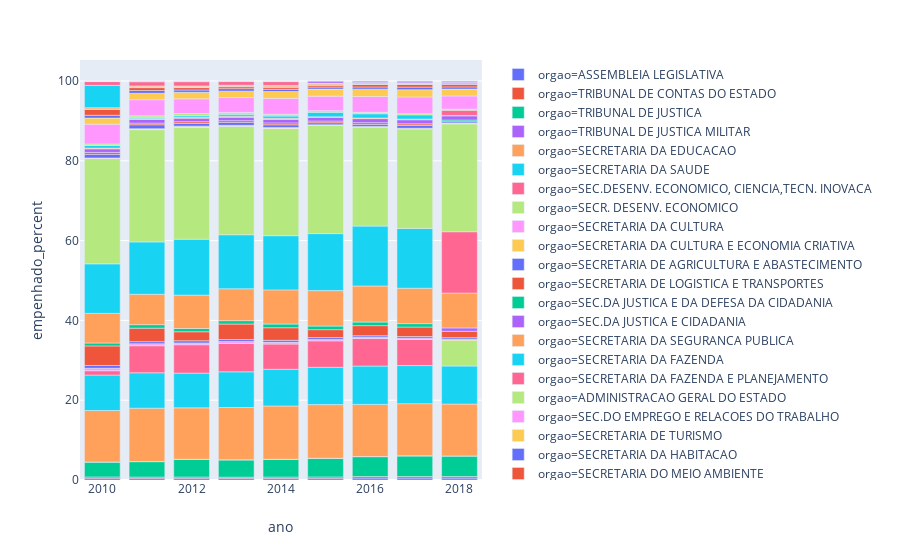

The code cell stored with this chart in its notebook:
### Code cell
fig = px.bar(orgaos, x="ano", y="empenhado_percent", color="orgao")
fig.show()

### Figure 1 — Plotly figure (JSON) as saved in the notebook; plotly's stock layout.template omitted (floating-point values rounded to 4 significant figures)
{"data": [{"alignmentgroup": "True", "hoverlabel": {"namelength": 0}, "hovertemplate": "orgao=ASSEMBLEIA LEGISLATIVA<br>ano=%{x}<br>empenhado_percent=%{y}", "legendgroup": "orgao=ASSEMBLEIA LEGISLATIVA", "marker": {"color": "#636efa"}, "name": "orgao=ASSEMBLEIA LEGISLATIVA", "offsetgroup": "orgao=ASSEMBLEIA LEGISLATIVA", "orientation": "v", "showlegend": true, "textposition": "auto", "type": "bar", "visible": true, "x": ["2010", "2011", "2012", "2013", "2014", "2015", "2016", "2017", "2018"], "xaxis": "x", "y": [0.449, 0.431, 0.4392, 0.414, 0.4169, 0.4396, 0.491, 0.4838, 0.4794], "yaxis": "y"}, {"alignmentgroup": "True", "hoverlabel": {"namelength": 0}, "hovertemplate": "orgao=TRIBUNAL DE CONTAS DO ESTADO<br>ano=%{x}<br>empenhado_percent=%{y}", "legendgroup": "orgao=TRIBUNAL DE CONTAS DO ESTADO", "marker": {"color": "#EF553B"}, "name": "orgao=TRIBUNAL DE CONTAS DO ESTADO", "offsetgroup": "orgao=TRIBUNAL DE CONTAS DO ESTADO", "orientation": "v", "showlegend": true, "textposition": "auto", "type": "bar", "visible": true, "x": ["2010", "2011", "2012", "2013", "2014", "2015", "2016", "2017", "2018"], "xaxis": "x", "y": [0.3204, 0.3104, 0.3043, 0.2964, 0.323, 0.3358, 0.3888, 0.3791, 0.3848], "yaxis": "y"}, {"alignmentgroup": "True", "hoverlabel": {"namelength": 0}, "hovertemplate": "orgao=TRIBUNAL DE JUSTICA<br>ano=%{x}<br>empenhado_percent=%{y}", "legendgroup": "orgao=TRIBUNAL DE JUSTICA", "marker": {"color": "#00cc96"}, "name": "orgao=TRIBUNAL DE JUSTICA", "offsetgroup": "orgao=TRIBUNAL DE JUSTICA", "orientation": "v", "showlegend": true, "textposition": "auto", "type": "bar", "visible": true, "x": ["2010", "2011", "2012", "2013", "2014", "2015", "2016", "2017", "2018"], "xaxis": "x", "y": [3.718, 3.86, 4.429, 4.336, 4.439, 4.655, 4.968, 5.18, 5.144], "yaxis": "y"}, {"alignmentgroup": "True", "hoverlabel": {"namelength": 0}, "hovertemplate": "orgao=TRIBUNAL DE JUSTICA MILITAR<br>ano=%{x}<br>empenhado_percent=%{y}", "legendgroup": "orgao=TRIBUNAL DE JUSTICA MILITAR", "marker": {"color": "#ab63fa"}, "name": "orgao=TRIBUNAL DE JUSTICA MILITAR", "offsetgroup": "orgao=TRIBUNAL DE JUSTICA MILITAR", "orientation": "v", "showlegend": true, "textposition": "auto", "type": "bar", "visible": true, "x": ["2010", "2011", "2012", "2013", "2014", "2015", "2016", "2017", "2018"], "xaxis": "x", "y": [0.02571, 0.02476, 0.02604, 0.02635, 0.02433, 0.02609, 0.02687, 0.02774, 0.02778], "yaxis": "y"}, {"alignmentgroup": "True", "hoverlabel": {"namelength": 0}, "hovertemplate": "orgao=SECRETARIA DA EDUCACAO<br>ano=%{x}<br>empenhado_percent=%{y}", "legendgroup": "orgao=SECRETARIA DA EDUCACAO", "marker": {"color": "#FFA15A"}, "name": "orgao=SECRETARIA DA EDUCACAO", "offsetgroup": "orgao=SECRETARIA DA EDUCACAO", "orientation": "v", "showlegend": true, "textposition": "auto", "type": "bar", "visible": true, "x": ["2010", "2011", "2012", "2013", "2014", "2015", "2016", "2017", "2018"], "xaxis": "x", "y": [12.91, 13.37, 12.88, 13.1, 13.34, 13.44, 13.07, 13.05, 13.0], "yaxis": "y"}, {"alignmentgroup": "True", "hoverlabel": {"namelength": 0}, "hovertemplate": "orgao=SECRETARIA DA SAUDE<br>ano=%{x}<br>empenhado_percent=%{y}", "legendgroup": "orgao=SECRETARIA DA SAUDE", "marker": {"color": "#19d3f3"}, "name": "orgao=SECRETARIA DA SAUDE", "offsetgroup": "orgao=SECRETARIA DA SAUDE", "orientation": "v", "showlegend": true, "textposition": "auto", "type": "bar", "visible": true, "x": ["2010", "2011", "2012", "2013", "2014", "2015", "2016", "2017", "2018"], "xaxis": "x", "y": [8.883, 8.873, 8.703, 8.942, 9.206, 9.352, 9.611, 9.553, 9.536], "yaxis": "y"}, {"alignmentgroup": "True", "hoverlabel": {"namelength": 0}, "hovertemplate": "orgao=SEC.DESENV. ECONOMICO, CIENCIA,TECN. INOVACA<br>ano=%{x}<br>empenhado_percent=%{y}", "legendgroup": "orgao=SEC.DESENV. ECONOMICO, CIENCIA,TECN. INOVACA", "marker": {"color": "#FF6692"}, "name": "orgao=SEC.DESENV. ECONOMICO, CIENCIA,TECN. INOVACA", "offsetgroup": "orgao=SEC.DESENV. ECONOMICO, CIENCIA,TECN. INOVACA", "orientation": "v", "showlegend": true, "textposition": "auto", "type": "bar", "visible": true, "x": ["2010", "2011", "2012", "2013", "2014", "2015", "2016", "2017"], "xaxis": "x", "y": [1.081, 6.784, 7.112, 7.116, 6.322, 6.627, 6.894, 6.55], "yaxis": "y"}, {"alignmentgroup": "True", "hoverlabel": {"namelength": 0}, "hovertemplate": "orgao=SECR. DESENV. ECONOMICO<br>ano=%{x}<br>empenhado_percent=%{y}", "legendgroup": "orgao=SECR. DESENV. ECONOMICO", "marker": {"color": "#B6E880"}, "name": "orgao=SECR. DESENV. ECONOMICO", "offsetgroup": "orgao=SECR. DESENV. ECONOMICO", "orientation": "v", "showlegend": true, "textposition": "auto", "type": "bar", "visible": true, "x": ["2018"], "xaxis": "x", "y": [6.406], "yaxis": "y"}, {"alignmentgroup": "True", "hoverlabel": {"namelength": 0}, "hovertemplate": "orgao=SECRETARIA DA CULTURA<br>ano=%{x}<br>empenhado_percent=%{y}", "legendgroup": "orgao=SECRETARIA DA CULTURA", "marker": {"color": "#FF97FF"}, "name": "orgao=SECRETARIA DA CULTURA", "offsetgroup": "orgao=SECRETARIA DA CULTURA", "orientation": "v", "showlegend": true, "textposition": "auto", "type": "bar", "visible": true, "x": ["2010", "2011", "2012", "2013", "2014", "2015", "2016", "2017"], "xaxis": "x", "y": [0.6286, 0.4938, 0.4503, 0.4606, 0.4352, 0.3482, 0.3163, 0.3175], "yaxis": "y"}, {"alignmentgroup": "True", "hoverlabel": {"namelength": 0}, "hovertemplate": "orgao=SECRETARIA DA CULTURA E ECONOMIA CRIATIVA<br>ano=%{x}<br>empenhado_percent=%{y}", "legendgroup": "orgao=SECRETARIA DA CULTURA E ECONOMIA CRIATIVA", "marker": {"color": "#FECB52"}, "name": "orgao=SECRETARIA DA CULTURA E ECONOMIA CRIATIVA", "offsetgroup": "orgao=SECRETARIA DA CULTURA E ECONOMIA CRIATIVA", "orientation": "v", "showlegend": true, "textposition": "auto", "type": "bar", "visible": true, "x": ["2018"], "xaxis": "x", "y": [0.3266], "yaxis": "y"}, {"alignmentgroup": "True", "hoverlabel": {"namelength": 0}, "hovertemplate": "orgao=SECRETARIA DE AGRICULTURA E ABASTECIMENTO<br>ano=%{x}<br>empenhado_percent=%{y}", "legendgroup": "orgao=SECRETARIA DE AGRICULTURA E ABASTECIMENTO", "marker": {"color": "#636efa"}, "name": "orgao=SECRETARIA DE AGRICULTURA E ABASTECIMENTO", "offsetgroup": "orgao=SECRETARIA DE AGRICULTURA E ABASTECIMENTO", "orientation": "v", "showlegend": true, "textposition": "auto", "type": "bar", "visible": true, "x": ["2010", "2011", "2012", "2013", "2014", "2015", "2016", "2017", "2018"], "xaxis": "x", "y": [0.6916, 0.5214, 0.5455, 0.5032, 0.5003, 0.4674, 0.3895, 0.4047, 0.3766], "yaxis": "y"}, {"alignmentgroup": "True", "hoverlabel": {"namelength": 0}, "hovertemplate": "orgao=SECRETARIA DE LOGISTICA E TRANSPORTES<br>ano=%{x}<br>empenhado_percent=%{y}", "legendgroup": "orgao=SECRETARIA DE LOGISTICA E TRANSPORTES", "marker": {"color": "#EF553B"}, "name": "orgao=SECRETARIA DE LOGISTICA E TRANSPORTES", "offsetgroup": "orgao=SECRETARIA DE LOGISTICA E TRANSPORTES", "orientation": "v", "showlegend": true, "textposition": "auto", "type": "bar", "visible": true, "x": ["2010", "2011", "2012", "2013", "2014", "2015", "2016", "2017", "2018"], "xaxis": "x", "y": [4.904, 3.386, 2.264, 3.892, 3.155, 1.983, 2.526, 2.38, 1.597], "yaxis": "y"}, {"alignmentgroup": "True", "hoverlabel": {"namelength": 0}, "hovertemplate": "orgao=SEC.DA JUSTICA E DA DEFESA DA CIDADANIA<br>ano=%{x}<br>empenhado_percent=%{y}", "legendgroup": "orgao=SEC.DA JUSTICA E DA DEFESA DA CIDADANIA", "marker": {"color": "#00cc96"}, "name": "orgao=SEC.DA JUSTICA E DA DEFESA DA CIDADANIA", "offsetgroup": "orgao=SEC.DA JUSTICA E DA DEFESA DA CIDADANIA", "orientation": "v", "showlegend": true, "textposition": "auto", "type": "bar", "visible": true, "x": ["2010", "2011", "2012", "2013", "2014", "2015", "2016", "2017"], "xaxis": "x", "y": [0.727, 0.8709, 0.8079, 0.85, 0.9224, 0.904, 0.9054, 0.8601], "yaxis": "y"}, {"alignmentgroup": "True", "hoverlabel": {"namelength": 0}, "hovertemplate": "orgao=SEC.DA JUSTICA E CIDADANIA<br>ano=%{x}<br>empenhado_percent=%{y}", "legendgroup": "orgao=SEC.DA JUSTICA E CIDADANIA", "marker": {"color": "#ab63fa"}, "name": "orgao=SEC.DA JUSTICA E CIDADANIA", "offsetgroup": "orgao=SEC.DA JUSTICA E CIDADANIA", "orientation": "v", "showlegend": true, "textposition": "auto", "type": "bar", "visible": true, "x": ["2018"], "xaxis": "x", "y": [0.8375], "yaxis": "y"}, {"alignmentgroup": "True", "hoverlabel": {"namelength": 0}, "hovertemplate": "orgao=SECRETARIA DA SEGURANCA PUBLICA<br>ano=%{x}<br>empenhado_percent=%{y}", "legendgroup": "orgao=SECRETARIA DA SEGURANCA PUBLICA", "marker": {"color": "#FFA15A"}, "name": "orgao=SECRETARIA DA SEGURANCA PUBLICA", "offsetgroup": "orgao=SECRETARIA DA SEGURANCA PUBLICA", "orientation": "v", "showlegend": true, "textposition": "auto", "type": "bar", "visible": true, "x": ["2010", "2011", "2012", "2013", "2014", "2015", "2016", "2017", "2018"], "xaxis": "x", "y": [7.425, 7.628, 8.375, 7.997, 8.56, 8.888, 9.029, 8.873, 8.741], "yaxis": "y"}, {"alignmentgroup": "True", "hoverlabel": {"namelength": 0}, "hovertemplate": "orgao=SECRETARIA DA FAZENDA<br>ano=%{x}<br>empenhado_percent=%{y}", "legendgroup": "orgao=SECRETARIA DA FAZENDA", "marker": {"color": "#19d3f3"}, "name": "orgao=SECRETARIA DA FAZENDA", "offsetgroup": "orgao=SECRETARIA DA FAZENDA", "orientation": "v", "showlegend": true, "textposition": "auto", "type": "bar", "visible": true, "x": ["2010", "2011", "2012", "2013", "2014", "2015", "2016", "2017"], "xaxis": "x", "y": [12.42, 13.12, 14.01, 13.54, 13.58, 14.28, 15.02, 14.99], "yaxis": "y"}, {"alignmentgroup": "True", "hoverlabel": {"namelength": 0}, "hovertemplate": "orgao=SECRETARIA DA FAZENDA E PLANEJAMENTO<br>ano=%{x}<br>empenhado_percent=%{y}", "legendgroup": "orgao=SECRETARIA DA FAZENDA E PLANEJAMENTO", "marker": {"color": "#FF6692"}, "name": "orgao=SECRETARIA DA FAZENDA E PLANEJAMENTO", "offsetgroup": "orgao=SECRETARIA DA FAZENDA E PLANEJAMENTO", "orientation": "v", "showlegend": true, "textposition": "auto", "type": "bar", "visible": true, "x": ["2018"], "xaxis": "x", "y": [15.37], "yaxis": "y"}, {"alignmentgroup": "True", "hoverlabel": {"namelength": 0}, "hovertemplate": "orgao=ADMINISTRACAO GERAL DO ESTADO<br>ano=%{x}<br>empenhado_percent=%{y}", "legendgroup": "orgao=ADMINISTRACAO GERAL DO ESTADO", "marker": {"color": "#B6E880"}, "name": "orgao=ADMINISTRACAO GERAL DO ESTADO", "offsetgroup": "orgao=ADMINISTRACAO GERAL DO ESTADO", "orientation": "v", "showlegend": true, "textposition": "auto", "type": "bar", "visible": true, "x": ["2010", "2011", "2012", "2013", "2014", "2015", "2016", "2017", "2018"], "xaxis": "x", "y": [26.39, 28.13, 28.09, 27.2, 26.87, 27.12, 24.82, 24.94, 27.03], "yaxis": "y"}, {"alignmentgroup": "True", "hoverlabel": {"namelength": 0}, "hovertemplate": "orgao=SEC.DO EMPREGO E RELACOES DO TRABALHO<br>ano=%{x}<br>empenhado_percent=%{y}", "legendgroup": "orgao=SEC.DO EMPREGO E RELACOES DO TRABALHO", "marker": {"color": "#FF97FF"}, "name": "orgao=SEC.DO EMPREGO E RELACOES DO TRABALHO", "offsetgroup": "orgao=SEC.DO EMPREGO E RELACOES DO TRABALHO", "orientation": "v", "showlegend": true, "textposition": "auto", "type": "bar", "visible": true, "x": ["2010", "2011", "2012", "2013", "2014", "2015", "2016", "2017", "2018"], "xaxis": "x", "y": [0.1293, 0.09442, 0.07741, 0.07746, 0.06548, 0.06194, 0.05143, 0.04992, 0.09726], "yaxis": "y"}, {"alignmentgroup": "True", "hoverlabel": {"namelength": 0}, "hovertemplate": "orgao=SECRETARIA DE TURISMO<br>ano=%{x}<br>empenhado_percent=%{y}", "legendgroup": "orgao=SECRETARIA DE TURISMO", "marker": {"color": "#FECB52"}, "name": "orgao=SECRETARIA DE TURISMO", "offsetgroup": "orgao=SECRETARIA DE TURISMO", "orientation": "v", "showlegend": true, "textposition": "auto", "type": "bar", "visible": true, "x": ["2011", "2012", "2011", "2012", "2013", "2014", "2015", "2016", "2017", "2018"], "xaxis": "x", "y": [0, 0, 0.1526, 0.1684, 0.1446, 0.1628, 0.07934, 0.1138, 0.1135, 0.1294], "yaxis": "y"}, {"alignmentgroup": "True", "hoverlabel": {"namelength": 0}, "hovertemplate": "orgao=SECRETARIA DA HABITACAO<br>ano=%{x}<br>empenhado_percent=%{y}", "legendgroup": "orgao=SECRETARIA DA HABITACAO", "marker": {"color": "#636efa"}, "name": "orgao=SECRETARIA DA HABITACAO", "offsetgroup": "orgao=SECRETARIA DA HABITACAO", "orientation": "v", "showlegend": true, "textposition": "auto", "type": "bar", "visible": true, "x": ["2010", "2011", "2012", "2013", "2014", "2015", "2016", "2017", "2018"], "xaxis": "x", "y": [0.9221, 0.9772, 0.6797, 0.7426, 0.7031, 0.531, 0.516, 0.7029, 0.319], "yaxis": "y"}, {"alignmentgroup": "True", "hoverlabel": {"namelength": 0}, "hovertemplate": "orgao=SECRETARIA DO MEIO AMBIENTE<br>ano=%{x}<br>empenhado_percent=%{y}", "legendgroup": "orgao=SECRETARIA DO MEIO AMBIENTE", "marker": {"color": "#EF553B"}, "name": "orgao=SECRETARIA DO MEIO AMBIENTE", "offsetgroup": "orgao=SECRETARIA DO MEIO AMBIENTE", "orientation": "v", "showlegend": true, "textposition": "auto", "type": "bar", "visible": true, "x": ["2010", "2011", "2012", "2013", "2014", "2015", "2016", "2017"], "xaxis": "x", "y": [0.4802, 0.4169, 0.4281, 0.4213, 0.4737, 0.4166, 0.4294, 0.4085], "yaxis": "y"}, {"alignmentgroup": "True", "hoverlabel": {"namelength": 0}, "hovertemplate": "orgao=SECRETARIA DE INFR. MEIO AMBIENTE<br>ano=%{x}<br>empenhado_percent=%{y}", "legendgroup": "orgao=SECRETARIA DE INFR. MEIO AMBIENTE", "marker": {"color": "#00cc96"}, "name": "orgao=SECRETARIA DE INFR. MEIO AMBIENTE", "offsetgroup": "orgao=SECRETARIA DE INFR. MEIO AMBIENTE", "orientation": "v", "showlegend": true, "textposition": "auto", "type": "bar", "visible": true, "x": ["2018"], "xaxis": "x", "y": [0.4093], "yaxis": "y"}, {"alignmentgroup": "True", "hoverlabel": {"namelength": 0}, "hovertemplate": "orgao=MINISTERIO PUBLICO<br>ano=%{x}<br>empenhado_percent=%{y}", "legendgroup": "orgao=MINISTERIO PUBLICO", "marker": {"color": "#ab63fa"}, "name": "orgao=MINISTERIO PUBLICO", "offsetgroup": "orgao=MINISTERIO PUBLICO", "orientation": "v", "showlegend": true, "textposition": "auto", "type": "bar", "visible": true, "x": ["2010", "2011", "2012", "2013", "2014", "2015", "2016", "2017", "2018"], "xaxis": "x", "y": [0.9001, 0.9043, 0.895, 0.8534, 0.8591, 0.9459, 1.002, 1.016, 1.06], "yaxis": "y"}, {"alignmentgroup": "True", "hoverlabel": {"namelength": 0}, "hovertemplate": "orgao=CASA CIVIL<br>ano=%{x}<br>empenhado_percent=%{y}", "legendgroup": "orgao=CASA CIVIL", "marker": {"color": "#FFA15A"}, "name": "orgao=CASA CIVIL", "offsetgroup": "orgao=CASA CIVIL", "orientation": "v", "showlegend": true, "textposition": "auto", "type": "bar", "visible": true, "x": ["2010", "2011", "2012", "2013", "2014", "2015", "2016", "2017", "2018"], "xaxis": "x", "y": [0.1748, 0.2006, 0.2217, 0.2574, 0.2782, 0.1122, 0.1512, 0.1799, 0.1088], "yaxis": "y"}, {"alignmentgroup": "True", "hoverlabel": {"namelength": 0}, "hovertemplate": "orgao=SECRETARIA DE PLANEJAMENTO E GESTAO<br>ano=%{x}<br>empenhado_percent=%{y}", "legendgroup": "orgao=SECRETARIA DE PLANEJAMENTO E GESTAO", "marker": {"color": "#19d3f3"}, "name": "orgao=SECRETARIA DE PLANEJAMENTO E GESTAO", "offsetgroup": "orgao=SECRETARIA DE PLANEJAMENTO E GESTAO", "orientation": "v", "showlegend": true, "textposition": "auto", "type": "bar", "visible": true, "x": ["2010", "2011", "2012", "2013", "2014", "2015", "2016", "2017"], "xaxis": "x", "y": [0.6538, 0.2254, 0.3898, 0.5003, 0.5816, 1.135, 1.066, 1.045], "yaxis": "y"}, {"alignmentgroup": "True", "hoverlabel": {"namelength": 0}, "hovertemplate": "orgao=SECRETARIA DE DESENVOLVIMENTO REGIONAL<br>ano=%{x}<br>empenhado_percent=%{y}", "legendgroup": "orgao=SECRETARIA DE DESENVOLVIMENTO REGIONAL", "marker": {"color": "#FF6692"}, "name": "orgao=SECRETARIA DE DESENVOLVIMENTO REGIONAL", "offsetgroup": "orgao=SECRETARIA DE DESENVOLVIMENTO REGIONAL", "orientation": "v", "showlegend": true, "textposition": "auto", "type": "bar", "visible": true, "x": ["2018"], "xaxis": "x", "y": [1.294], "yaxis": "y"}, {"alignmentgroup": "True", "hoverlabel": {"namelength": 0}, "hovertemplate": "orgao=SECRETARIA DE DESENVOLVIMENTO SOCIAL<br>ano=%{x}<br>empenhado_percent=%{y}", "legendgroup": "orgao=SECRETARIA DE DESENVOLVIMENTO SOCIAL", "marker": {"color": "#B6E880"}, "name": "orgao=SECRETARIA DE DESENVOLVIMENTO SOCIAL", "offsetgroup": "orgao=SECRETARIA DE DESENVOLVIMENTO SOCIAL", "orientation": "v", "showlegend": true, "textposition": "auto", "type": "bar", "visible": true, "x": ["2010", "2011", "2012", "2013", "2014", "2015", "2016", "2017", "2018"], "xaxis": "x", "y": [0.3863, 0.4911, 0.5405, 0.4463, 0.436, 0.4011, 0.3672, 0.3073, 0.2987], "yaxis": "y"}, {"alignmentgroup": "True", "hoverlabel": {"namelength": 0}, "hovertemplate": "orgao=SECRETARIA DOS TRANSPORTES METROPOLITANOS<br>ano=%{x}<br>empenhado_percent=%{y}", "legendgroup": "orgao=SECRETARIA DOS TRANSPORTES METROPOLITANOS", "marker": {"color": "#FF97FF"}, "name": "orgao=SECRETARIA DOS TRANSPORTES METROPOLITANOS", "offsetgroup": "orgao=SECRETARIA DOS TRANSPORTES METROPOLITANOS", "orientation": "v", "showlegend": true, "textposition": "auto", "type": "bar", "visible": true, "x": ["2010", "2011", "2012", "2013", "2014", "2015", "2016", "2017", "2018"], "xaxis": "x", "y": [4.959, 4.045, 3.682, 3.73, 4.008, 3.652, 3.962, 4.195, 3.281], "yaxis": "y"}, {"alignmentgroup": "True", "hoverlabel": {"namelength": 0}, "hovertemplate": "orgao=SECRETARIA ADMINISTRACAO PENITENCIARIA<br>ano=%{x}<br>empenhado_percent=%{y}", "legendgroup": "orgao=SECRETARIA ADMINISTRACAO PENITENCIARIA", "marker": {"color": "#FECB52"}, "name": "orgao=SECRETARIA ADMINISTRACAO PENITENCIARIA", "offsetgroup": "orgao=SECRETARIA ADMINISTRACAO PENITENCIARIA", "orientation": "v", "showlegend": true, "textposition": "auto", "type": "bar", "visible": true, "x": ["2010", "2011", "2012", "2013", "2014", "2015", "2016", "2017", "2018"], "xaxis": "x", "y": [1.518, 1.619, 1.644, 1.612, 1.705, 1.76, 1.847, 1.805, 1.716], "yaxis": "y"}, {"alignmentgroup": "True", "hoverlabel": {"namelength": 0}, "hovertemplate": "orgao=SECRETARIA DE SANEAMENTO E RECURSOS HIDRICOS<br>ano=%{x}<br>empenhado_percent=%{y}", "legendgroup": "orgao=SECRETARIA DE SANEAMENTO E RECURSOS HIDRICOS", "marker": {"color": "#636efa"}, "name": "orgao=SECRETARIA DE SANEAMENTO E RECURSOS HIDRICOS", "offsetgroup": "orgao=SECRETARIA DE SANEAMENTO E RECURSOS HIDRICOS", "orientation": "v", "showlegend": true, "textposition": "auto", "type": "bar", "visible": true, "x": ["2010", "2011", "2012", "2013", "2014", "2015", "2016", "2017", "2018"], "xaxis": "x", "y": [0.7206, 0.6834, 0.5863, 0.627, 0.5658, 0.5148, 0.5445, 0.6489, 0.556], "yaxis": "y"}, {"alignmentgroup": "True", "hoverlabel": {"namelength": 0}, "hovertemplate": "orgao=PROCURADORIA GERAL DO ESTADO<br>ano=%{x}<br>empenhado_percent=%{y}", "legendgroup": "orgao=PROCURADORIA GERAL DO ESTADO", "marker": {"color": "#EF553B"}, "name": "orgao=PROCURADORIA GERAL DO ESTADO", "offsetgroup": "orgao=PROCURADORIA GERAL DO ESTADO", "orientation": "v", "showlegend": true, "textposition": "auto", "type": "bar", "visible": true, "x": ["2010", "2011", "2012", "2013", "2014", "2015", "2016", "2017", "2018"], "xaxis": "x", "y": [1.457, 0.7267, 0.5924, 0.4714, 0.4975, 0.4769, 0.6189, 0.6691, 0.6782], "yaxis": "y"}, {"alignmentgroup": "True", "hoverlabel": {"namelength": 0}, "hovertemplate": "orgao=SECRETARIA DE ESPORTE, LAZER E JUVENTUDE<br>ano=%{x}<br>empenhado_percent=%{y}", "legendgroup": "orgao=SECRETARIA DE ESPORTE, LAZER E JUVENTUDE", "marker": {"color": "#00cc96"}, "name": "orgao=SECRETARIA DE ESPORTE, LAZER E JUVENTUDE", "offsetgroup": "orgao=SECRETARIA DE ESPORTE, LAZER E JUVENTUDE", "orientation": "v", "showlegend": true, "textposition": "auto", "type": "bar", "visible": true, "x": ["2010", "2011", "2012", "2013", "2014", "2015", "2016", "2017"], "xaxis": "x", "y": [0.1085, 0.09997, 0.09302, 0.08953, 0.1172, 0.07548, 0.05608, 0.06496], "yaxis": "y"}, {"alignmentgroup": "True", "hoverlabel": {"namelength": 0}, "hovertemplate": "orgao=SECRETARIA DE ESPORTES<br>ano=%{x}<br>empenhado_percent=%{y}", "legendgroup": "orgao=SECRETARIA DE ESPORTES", "marker": {"color": "#ab63fa"}, "name": "orgao=SECRETARIA DE ESPORTES", "offsetgroup": "orgao=SECRETARIA DE ESPORTES", "orientation": "v", "showlegend": true, "textposition": "auto", "type": "bar", "visible": true, "x": ["2018"], "xaxis": "x", "y": [0.0557], "yaxis": "y"}, {"alignmentgroup": "True", "hoverlabel": {"namelength": 0}, "hovertemplate": "orgao=DEFENSORIA PUBLICA DO ESTADO<br>ano=%{x}<br>empenhado_percent=%{y}", "legendgroup": "orgao=DEFENSORIA PUBLICA DO ESTADO", "marker": {"color": "#FFA15A"}, "name": "orgao=DEFENSORIA PUBLICA DO ESTADO", "offsetgroup": "orgao=DEFENSORIA PUBLICA DO ESTADO", "orientation": "v", "showlegend": true, "textposition": "auto", "type": "bar", "visible": true, "x": ["2010", "2011", "2012", "2013", "2014", "2015", "2016", "2017", "2018"], "xaxis": "x", "y": [0.3245, 0.335, 0.3212, 0.303, 0.3516, 0.3606, 0.3583, 0.3324, 0.3462], "yaxis": "y"}, {"alignmentgroup": "True", "hoverlabel": {"namelength": 0}, "hovertemplate": "orgao=SECRETARIA DE ENSINO SUPERIOR<br>ano=%{x}<br>empenhado_percent=%{y}", "legendgroup": "orgao=SECRETARIA DE ENSINO SUPERIOR", "marker": {"color": "#19d3f3"}, "name": "orgao=SECRETARIA DE ENSINO SUPERIOR", "offsetgroup": "orgao=SECRETARIA DE ENSINO SUPERIOR", "orientation": "v", "showlegend": true, "textposition": "auto", "type": "bar", "visible": true, "x": ["2010", "2011", "2012", "2013", "2014"], "xaxis": "x", "y": [5.602, 0.003348, 0, 0, 0], "yaxis": "y"}, {"alignmentgroup": "True", "hoverlabel": {"namelength": 0}, "hovertemplate": "orgao=SECRETARIA DE GESTAO PUBLICA<br>ano=%{x}<br>empenhado_percent=%{y}", "legendgroup": "orgao=SECRETARIA DE GESTAO PUBLICA", "marker": {"color": "#FF6692"}, "name": "orgao=SECRETARIA DE GESTAO PUBLICA", "offsetgroup": "orgao=SECRETARIA DE GESTAO PUBLICA", "orientation": "v", "showlegend": true, "textposition": "auto", "type": "bar", "visible": true, "x": ["2010", "2011", "2012", "2013", "2014", "2015"], "xaxis": "x", "y": [0.9444, 1.072, 1.093, 0.9057, 0.9474, 0], "yaxis": "y"}, {"alignmentgroup": "True", "hoverlabel": {"namelength": 0}, "hovertemplate": "orgao=SECRETARIA DE COMUNICACAO<br>ano=%{x}<br>empenhado_percent=%{y}", "legendgroup": "orgao=SECRETARIA DE COMUNICACAO", "marker": {"color": "#B6E880"}, "name": "orgao=SECRETARIA DE COMUNICACAO", "offsetgroup": "orgao=SECRETARIA DE COMUNICACAO", "orientation": "v", "showlegend": true, "textposition": "auto", "type": "bar", "visible": true, "x": ["2010", "2011", "2012"], "xaxis": "x", "y": [0.09906, 0.001183, 0], "yaxis": "y"}, {"alignmentgroup": "True", "hoverlabel": {"namelength": 0}, "hovertemplate": "orgao=SECRETARIA DE RELACOES INSTITUCIONAIS<br>ano=%{x}<br>empenhado_percent=%{y}", "legendgroup": "orgao=SECRETARIA DE RELACOES INSTITUCIONAIS", "marker": {"color": "#FF97FF"}, "name": "orgao=SECRETARIA DE RELACOES INSTITUCIONAIS", "offsetgroup": "orgao=SECRETARIA DE RELACOES INSTITUCIONAIS", "orientation": "v", "showlegend": true, "textposition": "auto", "type": "bar", "visible": true, "x": ["2010", "2011"], "xaxis": "x", "y": [0.01884, 0.0003751], "yaxis": "y"}, {"alignmentgroup": "True", "hoverlabel": {"namelength": 0}, "hovertemplate": "orgao=SECR.EST.DIREITOS PESSOA COM DEFICIENCIA<br>ano=%{x}<br>empenhado_percent=%{y}", "legendgroup": "orgao=SECR.EST.DIREITOS PESSOA COM DEFICIENCIA", "marker": {"color": "#FECB52"}, "name": "orgao=SECR.EST.DIREITOS PESSOA COM DEFICIENCIA", "offsetgroup": "orgao=SECR.EST.DIREITOS PESSOA COM DEFICIENCIA", "orientation": "v", "showlegend": true, "textposition": "auto", "type": "bar", "visible": true, "x": ["2010", "2011", "2012", "2013", "2014", "2015", "2016", "2017", "2018"], "xaxis": "x", "y": [0.0297, 0.02052, 0.0283, 0.04001, 0.1141, 0.05527, 0.05157, 0.01931, 0.01652], "yaxis": "y"}, {"alignmentgroup": "True", "hoverlabel": {"namelength": 0}, "hovertemplate": "orgao=SECR. DE DESENVOLVIMENTO METROPOLITANO<br>ano=%{x}<br>empenhado_percent=%{y}", "legendgroup": "orgao=SECR. DE DESENVOLVIMENTO METROPOLITANO", "marker": {"color": "#636efa"}, "name": "orgao=SECR. DE DESENVOLVIMENTO METROPOLITANO", "offsetgroup": "orgao=SECR. DE DESENVOLVIMENTO METROPOLITANO", "orientation": "v", "showlegend": true, "textposition": "auto", "type": "bar", "visible": true, "x": ["2011", "2012", "2013", "2014", "2015", "2016", "2017"], "xaxis": "x", "y": [0.08476, 0.07242, 0.06567, 0, 0, 0, 0], "yaxis": "y"}, {"alignmentgroup": "True", "hoverlabel": {"namelength": 0}, "hovertemplate": "orgao=SECRETARIA DE ENERGIA<br>ano=%{x}<br>empenhado_percent=%{y}", "legendgroup": "orgao=SECRETARIA DE ENERGIA", "marker": {"color": "#EF553B"}, "name": "orgao=SECRETARIA DE ENERGIA", "offsetgroup": "orgao=SECRETARIA DE ENERGIA", "orientation": "v", "showlegend": true, "textposition": "auto", "type": "bar", "visible": true, "x": ["2011", "2012", "2013"], "xaxis": "x", "y": [0.04355, 0.04784, 0.03836], "yaxis": "y"}, {"alignmentgroup": "True", "hoverlabel": {"namelength": 0}, "hovertemplate": "orgao=SECRETARIA DE ENERGIA E MINERACAO<br>ano=%{x}<br>empenhado_percent=%{y}", "legendgroup": "orgao=SECRETARIA DE ENERGIA E MINERACAO", "marker": {"color": "#00cc96"}, "name": "orgao=SECRETARIA DE ENERGIA E MINERACAO", "offsetgroup": "orgao=SECRETARIA DE ENERGIA E MINERACAO", "orientation": "v", "showlegend": true, "textposition": "auto", "type": "bar", "visible": true, "x": ["2014", "2015", "2016", "2017", "2018"], "xaxis": "x", "y": [0.03875, 0.01212, 0.01131, 0.01377, 0.02903], "yaxis": "y"}, {"alignmentgroup": "True", "hoverlabel": {"namelength": 0}, "hovertemplate": "orgao=SECRETARIA DE GOVERNO<br>ano=%{x}<br>empenhado_percent=%{y}", "legendgroup": "orgao=SECRETARIA DE GOVERNO", "marker": {"color": "#ab63fa"}, "name": "orgao=SECRETARIA DE GOVERNO", "offsetgroup": "orgao=SECRETARIA DE GOVERNO", "orientation": "v", "showlegend": true, "textposition": "auto", "type": "bar", "visible": true, "x": ["2015", "2016", "2017", "2018"], "xaxis": "x", "y": [0.5369, 0.399, 0.4349, 0.3515], "yaxis": "y"}, {"alignmentgroup": "True", "hoverlabel": {"namelength": 0}, "hovertemplate": "orgao=RESERVA DE CONTINGENCIA<br>ano=%{x}<br>empenhado_percent=%{y}", "legendgroup": "orgao=RESERVA DE CONTINGENCIA", "marker": {"color": "#FFA15A"}, "name": "orgao=RESERVA DE CONTINGENCIA", "offsetgroup": "orgao=RESERVA DE CONTINGENCIA", "orientation": "v", "showlegend": true, "textposition": "auto", "type": "bar", "visible": true, "x": ["2010", "2011", "2012", "2013", "2014", "2015", "2016", "2017", "2018"], "xaxis": "x", "y": [0, 0, 0, 0, 0, 0, 0, 0, 0], "yaxis": "y"}], "layout": {"autosize": true, "barmode": "relative", "legend": {"tracegroupgap": 0}, "margin": {"t": 60}, "xaxis": {"anchor": "y", "autorange": true, "domain": [0, 0.98], "range": [2010.0, 2018.0], "title": {"text": "ano"}, "type": "linear"}, "yaxis": {"anchor": "x", "autorange": true, "domain": [0, 1], "range": [0, 105.3], "title": {"text": "empenhado_percent"}, "type": "linear"}}}
